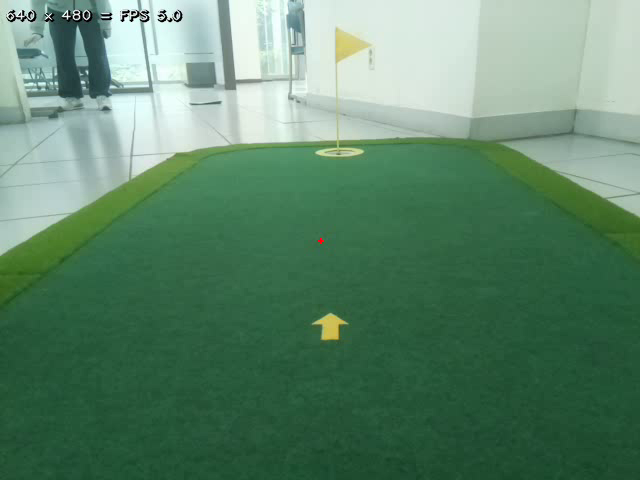
#> input picture frame 12 of HoleCup/holecup190.avi, 640 x 480 px
$ python holecup_circle_detect.py
#> lines starting #> are read from the running program, lines starting #| are printed output that depends on the picture; after the words box and inside, x2 and y2 are one past the last pixel; in counts of white or black regions, pixels touching at a corner belong together
# 타원 Circle 검출해서 홀컵 찾기
# <홀컵 기본 인식> 때 쓰일 예정1

import cv2
import numpy as np

cap = cv2.VideoCapture('HoleCup/holecup190.avi')

detected_circles = []

while True:
    ret, frame = cap.read()
#> frame is the input picture: shape (480, 640, 3); mean B, G, R 107.2, 133.5, 93.7

    if not ret:
        break

    hsv_frame = cv2.cvtColor(frame, cv2.COLOR_BGR2HSV)
#> hsv_frame: shape (480, 640, 3); mean H, S, V 70.9, 100.2, 133.5

    # 33, 144, 144
    lower_yellow = np.array([25, 80, 50])
    upper_yellow = np.array([36, 250, 250])

    yellow_mask = cv2.inRange(hsv_frame, lower_yellow, upper_yellow)
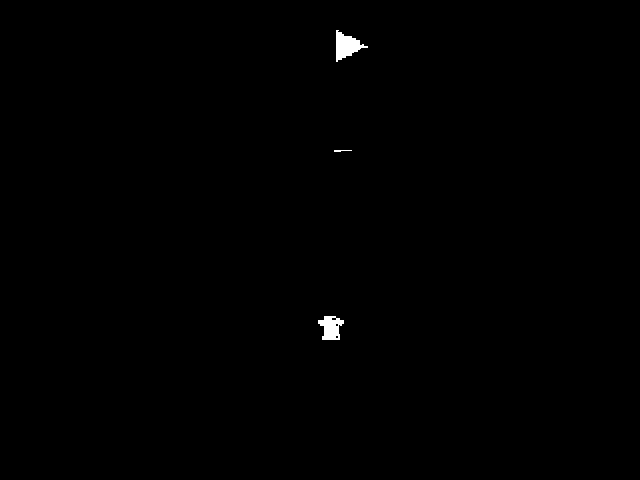
#> yellow_mask: shape (480, 640); 0.31% white; 3 white regions, box (x1, y1, x2, y2) and area: (336, 30, 368, 62) 514, (318, 316, 344, 340) 411, (334, 150, 352, 152) 25
    yellow_objects = cv2.bitwise_and(frame, frame, mask=yellow_mask)

    # 노란색 객체 표시
    cv2.imshow('Yellow Objects', yellow_objects)

    # Gaussian Blur를 사용하여 노이즈 제거
    blurred_frame = cv2.GaussianBlur(yellow_objects, (5, 5), 0)
    gray_frame = cv2.cvtColor(blurred_frame, cv2.COLOR_BGR2GRAY)

    # 블러된 이미지 표시
    cv2.imshow('Blurred Image', gray_frame)

    # 이진화를 사용하여 노란색 물체 강조
    _, binary_frame = cv2.threshold(gray_frame, 0, 255, cv2.THRESH_BINARY | cv2.THRESH_OTSU)
#> binary_frame: shape (480, 640); 0.31% white; 3 white regions (1 under 20 px), largest, box (x1, y1, x2, y2) and area: (336, 30, 368, 61) 525, (318, 316, 344, 340) 412

    # 이진화된 이미지 표시
    cv2.imshow('Binary Image', binary_frame)

    # 침식과 팽창을 사용하여 이미지를 보정
    kernel = np.ones((5, 5), np.uint8)
    binary_frame = cv2.erode(binary_frame, kernel, iterations=1)
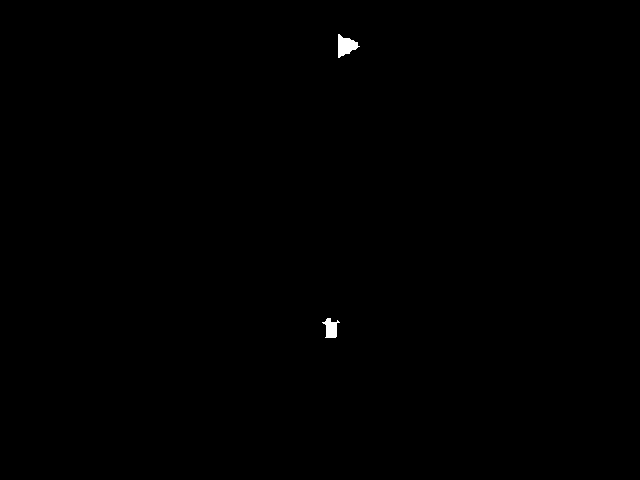
#> binary_frame: shape (480, 640); 0.17% white; 2 white regions, box (x1, y1, x2, y2) and area: (338, 34, 360, 58) 300, (322, 318, 340, 338) 210
    binary_frame = cv2.dilate(binary_frame, kernel, iterations=1)
#> binary_frame: shape (480, 640); 0.29% white; 2 white regions

    # 침식과 팽창된 이미지 표시
    # cv2.imshow('Eroded and Dilated Image', binary_frame)

    # edges = cv2.Canny(binary_frame, 50, 150)  # 에지 검출 (Canny 사용)

    # 에지 이미지 표시
    # cv2.imshow('Edges', edges)

    contours, _ = cv2.findContours(binary_frame, cv2.RETR_EXTERNAL, cv2.CHAIN_APPROX_SIMPLE)  # 객체 검출 (컨투어 사용)
#> contours = 2 contours; box (x1, y1, x2, y2) and area: (336, 32, 362, 60) 456, (320, 316, 342, 340) 348


    detected_circles = []  # 감지된 원의 정보를 저장할 리스트 초기화

    # 검출된 원 정보 저장
    for contour in contours:
        min_radius = 20
        max_radius = 160
        epsilon = 0.01 * cv2.arcLength(contour, True) # 엡실론 값 조정
        approx = cv2.approxPolyDP(contour, epsilon, True)

        if len(approx) >= 8:
            center, _ = cv2.minEnclosingCircle(contour)
            center = tuple(map(int, center))
            radius = int(cv2.arcLength(contour, True) / (2 * np.pi))

            if min_radius <= radius <= max_radius:
                detected_circles.append((center, radius))

                # 원 그리기
                cv2.circle(frame, center, radius, (0, 255, 0), 2)
                # 원의 중심 좌표 표시
                cv2.circle(frame, center, 2, (0, 0, 255), -1)
#> this loop made 2 passes
#> (min_radius, max_radius, epsilon, center, radius) on passes 1 to 2: (20, 160, 0.864, (330, 328), 13), (20, 160, 0.929, (344, 45), 14)
#> after the loop, detected_circles = []


    cv2.imshow('Result', frame)
    cv2.imshow('masked', yellow_mask)

    if cv2.waitKey(1) & 0xFF == ord('q'):
#> (key q is pressed here)
        break


cap.release()
cv2.destroyAllWindows()
